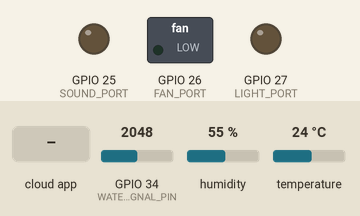
A sketch run on a simulated ESP32. Shown: switched loads named in the sketch (green lamp = pin HIGH), output pins drawn as LEDs (lit = HIGH). Inputs (shaded band) come from the test bench; at power-on: GPIO 34 (WATER_SENSOR_SIGNAL_PIN) = 2048, humidity 55 %, temperature 24 °C. WiFi joins after 1.5 s; servers stay silent unless stated; the Firebase database answers and starts empty; what the sketch prints to the serial monitor is not drawn.

Above: at 2.7 s.
2.8 s: the phone or cloud app sets Light to 1
At 4.2 s:
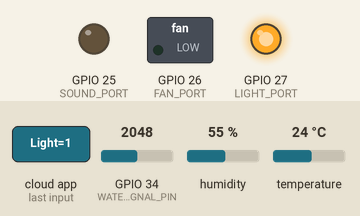
4.5 s: the phone or cloud app sets Fan to 1
At 5.5 s:
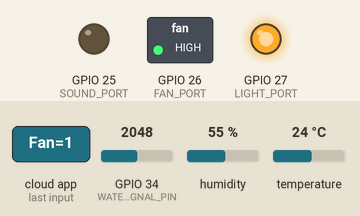
6.5 s: the phone or cloud app sets Sound to 1
At 8.2 s:
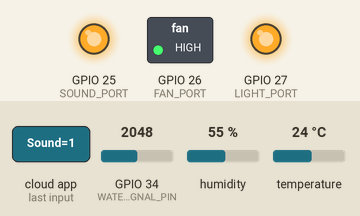
8.5 s: the phone or cloud app sets Light to 0
At 9.7 s:
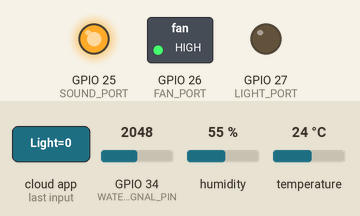
10.0 s: the phone or cloud app sets Fan to 0
At 11.3 s:
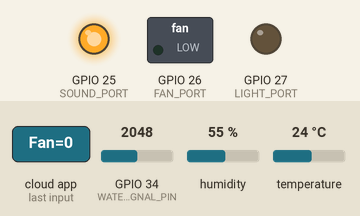
12.0 s: the phone or cloud app sets Light to 1
At 12.7 s:
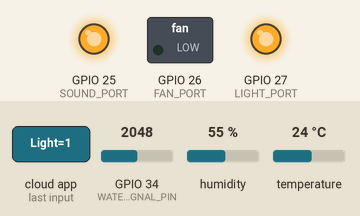
Timing chart, 0 to 14.7 s (numbered marks = the images above; inputs shaded):
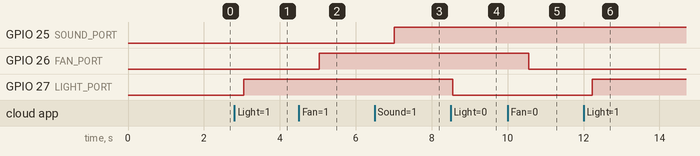

The sketch:

esp.ino
```cpp
#include <WiFi.h>
#include <FirebaseESP32.h>
#include <DHT.h>

// Provide the token generation process info
#include <addons/TokenHelper.h>

// Provide the RTDB payload printing info and other helper functions
#include <addons/RTDBHelper.h>

#define WIFI_SSID "Bklong"
#define WIFI_PASSWORD "k123456789"

#define USER_EMAIL "datkhang@gmail.com"
#define USER_PASSWORD "123456"

#define API_KEY "AIzaSyA6PC-kCy-a7sRMff8UpdsZm-Pkl_nLnxQ"
#define DATABASE_URL "https://iotproject-10806-default-rtdb.firebaseio.com"

FirebaseData fbdo;
FirebaseAuth auth;
FirebaseConfig config;

#define DHTPIN 13
#define DHTTYPE DHT11
#define POWER_PIN 33
#define WATER_SENSOR_SIGNAL_PIN 34

#define LIGHT_PATH "Control/Light"
#define FAN_PATH "Control/Fan"
#define SOUND_PATH "Control/Sound"

#define LIGHT_PORT 27
#define FAN_PORT 26
#define SOUND_PORT 25

#define TEMP_PATH "RealTime/Temp"
#define HUMD_PATH "RealTime/Humd"
#define RAIN_PATH "RealTime/Rain"

DHT dht(DHTPIN, DHTTYPE);

float temperature = 0;
float humidity = 0;
float rainAmount = 0;

// Connects your ESP to the internet using the network credentials provided
void initWiFi() {
  WiFi.begin(WIFI_SSID, WIFI_PASSWORD);
  Serial.print("Connecting to Wi-Fi");
  while (WiFi.status() != WL_CONNECTED) {
    Serial.print(".");
    delay(300);
  }
  Serial.println("OK");
}

// Login Firebase with Email and Password to the Firebase authentication object
void firebaseAuthentication() {
  config.api_key = API_KEY;
  config.database_url = DATABASE_URL;

  config.token_status_callback = tokenStatusCallback;  // see addons/TokenHelper.h
  auth.user.email = USER_EMAIL;
  auth.user.password = USER_PASSWORD;
  Firebase.begin(&config, &auth);
  Firebase.reconnectWiFi(true);
}

void readSensorAndPush() {
  humidity = dht.readHumidity();
  temperature = dht.readTemperature();
  digitalWrite(POWER_PIN, HIGH);
  delay(10);
  rainAmount = analogRead(WATER_SENSOR_SIGNAL_PIN);
  digitalWrite(POWER_PIN, LOW);
  pushValueToFirebase(humidity, temperature, rainAmount);
}

void pushValueToFirebase(float humd, float temp, float rain) {
  if (Firebase.RTDB.setFloat(&fbdo, TEMP_PATH, temp)) {
    Serial.print("Temp = ");
    Serial.print(temp);
  }
  if (Firebase.RTDB.setFloat(&fbdo, HUMD_PATH, humd)) {
    Serial.print("Humd = ");
    Serial.print(humd);
  }
  if (Firebase.RTDB.setFloat(&fbdo, RAIN_PATH, rain)) {
    Serial.print("Rain = ");
    Serial.print(rain);
  }
  Serial.println();
}

void deviceControl() {
  if (Firebase.RTDB.getInt(&fbdo, LIGHT_PATH)) digitalWrite(LIGHT_PORT, fbdo.intData());
  if (Firebase.RTDB.getInt(&fbdo, FAN_PATH)) digitalWrite(FAN_PORT, fbdo.intData());
  if (Firebase.RTDB.getInt(&fbdo, SOUND_PATH)) digitalWrite(SOUND_PORT, fbdo.intData());
}

void setup() {
  Serial.begin(115200);
  initWiFi();
  firebaseAuthentication();
  pinMode(LIGHT_PORT, OUTPUT);
  pinMode(FAN_PORT, OUTPUT);
  pinMode(SOUND_PORT, OUTPUT);
  dht.begin();
}


void loop() {
  if (Firebase.isTokenExpired()) {
    Firebase.refreshToken(&config);
    Serial.println("Refresh token");
  }
  readSensorAndPush();
  deviceControl();
}
```

Measured:
- after the input at 2.8 s, GPIO 27 (LIGHT_PORT): LOW → HIGH after 0.25 s
- after the input at 4.5 s, GPIO 26 (FAN_PORT): LOW → HIGH after 0.54 s
- after the input at 6.5 s, GPIO 25 (SOUND_PORT): LOW → HIGH after 0.51 s
- after the input at 8.5 s, GPIO 27 (LIGHT_PORT): HIGH → LOW after 0.06 s
- after the input at 10.0 s, GPIO 26 (FAN_PORT): HIGH → LOW after 0.55 s
- after the input at 12.0 s, GPIO 27 (LIGHT_PORT): LOW → HIGH after 0.22 s
